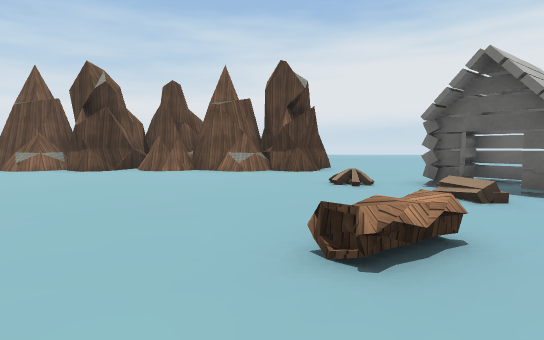
View 1 (above)

15 first-person views from a walk through a scene from a Unity 3-D project. The camera is 1.2 m above the floor, tilts 4° down and sees 80° across. The floor is counted in squares, 1.8 m on a side. Each view is taken from the middle of a square. On the plan, view 1 faces up. The plan holds only what a view shows up to about 10 squares ahead; the rest is blank. The place goes on beyond the plan. The player is left out. Some surface patterns are stand-ins.

View 2
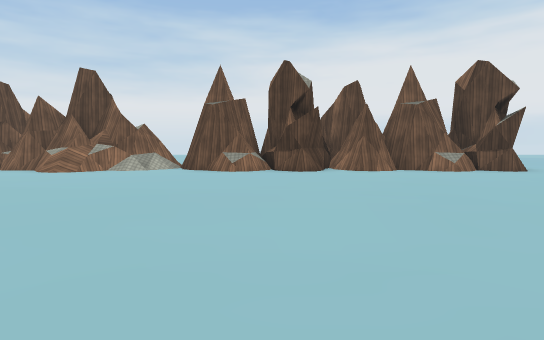

View 3
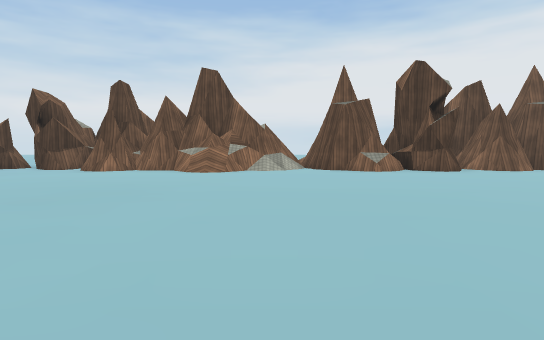

View 4
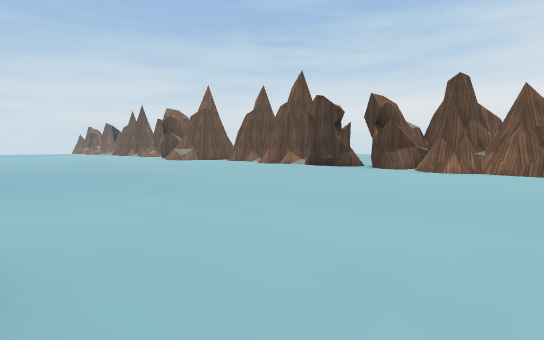

View 5
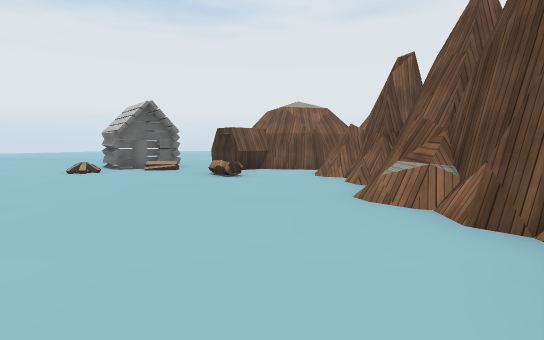

View 6
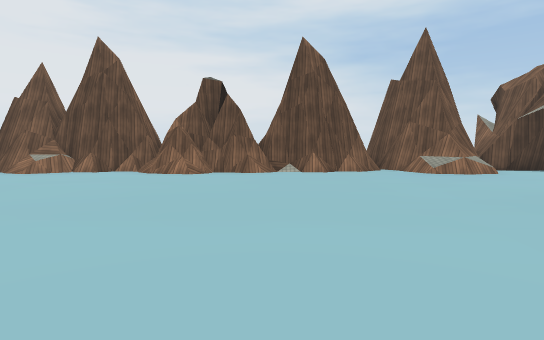

View 7
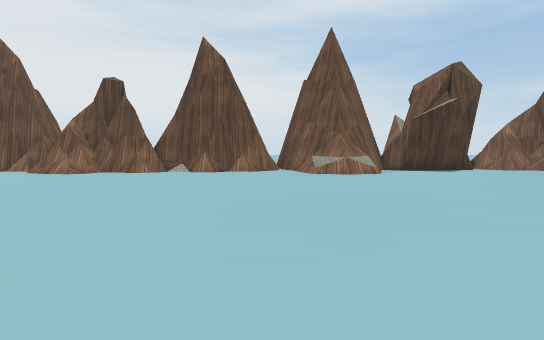

View 8
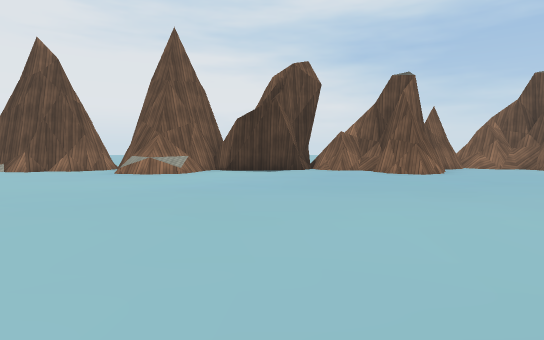

View 9
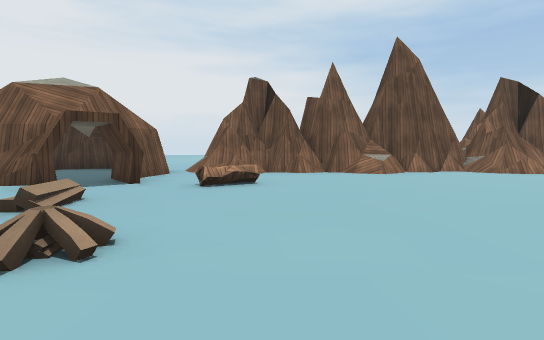

View 10
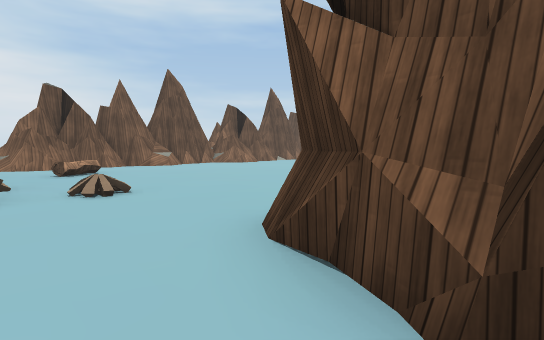

View 11
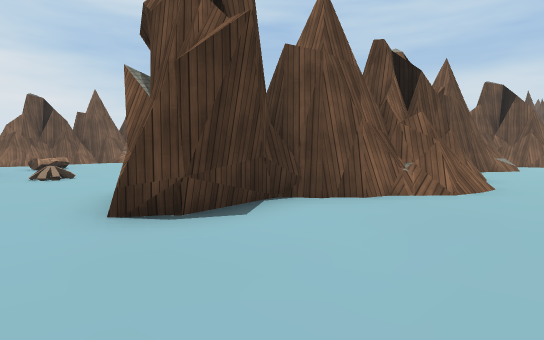

View 12
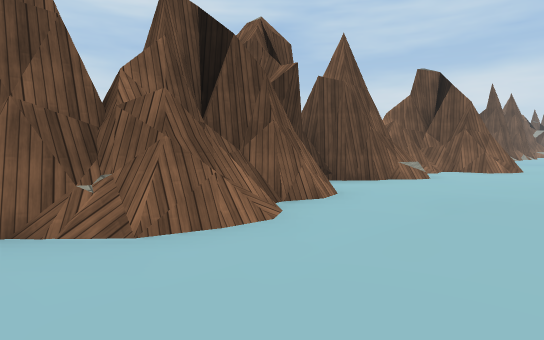

View 13
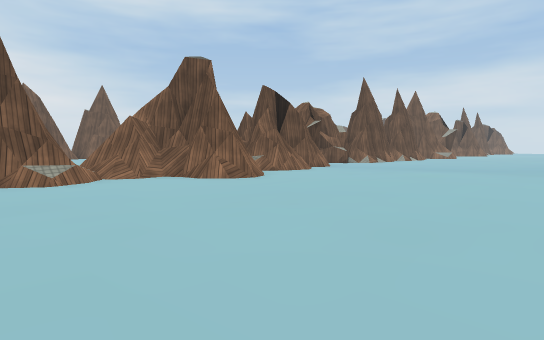

View 14
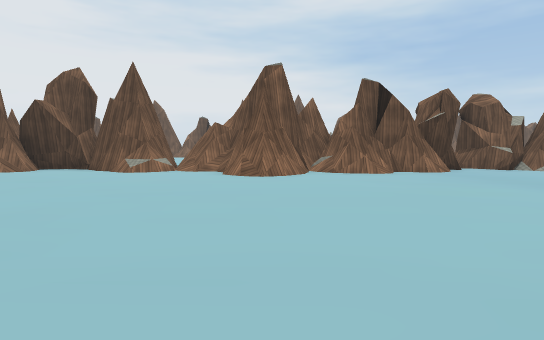

View 15
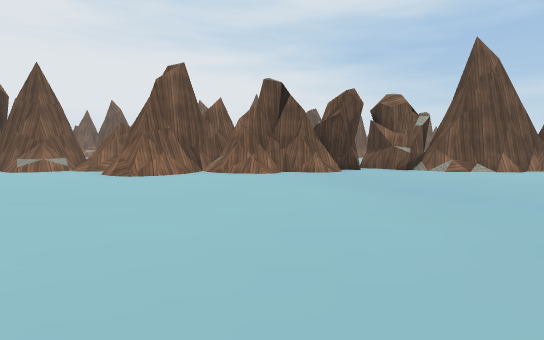

### Floor plan
Key: @ floor where view 1 was taken; # wall or solid block; . floor; / step, stairs or slope; = window, fence, low wall or low ledge; ^ raised ledge; C cabin; L log.
Columns run from 22 left of view 1 to 3 right of it. Each row starts with its distance up from view 1.
 21        .  .
 20       ......
 19      ...........
 18    .............
 17    .............
 16    .............
 15   ....................
 14  .........................
 13 ..........##..............
 12 ##/..#######=##..####.....
 11  ###.###################..
 10    ##########/##########..
  9     ...//.///..^.#...^.#..
  8     ......................
  7    .......................
  6   .......................C
  5  ........................C
  4 ..........................
  3 ..........................
  2 .......................L.#
  1 .........................#
  0 ........=......=......@=.#
 -1 .##....###.#############/#
 -2 ########################=.

Positions as (right, up) in squares from view 1, and headings:
1: (0, 0), facing up
2: (-6, 0), facing up
3: (-10, 0), facing up
4: (-12, 0), facing up-left
5: (-7, 1), facing right
6: (-9, 8), facing down
7: (-12, 8), facing down
8: (-17, 8), facing down
9: (0, 8), facing down
10: (3, 11), facing down-left
11: (3, 14), facing down-left
12: (-1, 15), facing down-left
13: (-7, 19), facing down-left
14: (-12, 21), facing down
15: (-15, 21), facing down
